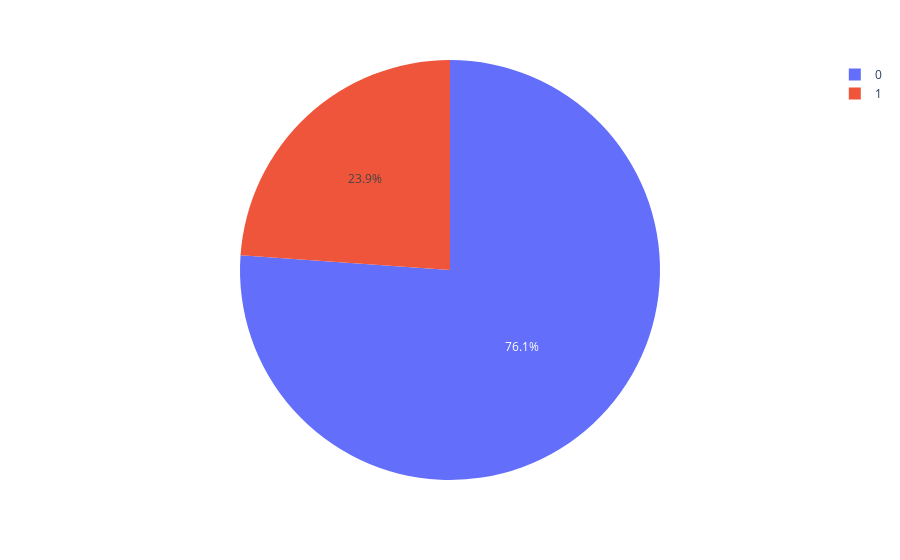

The notebook cell this image was saved under:
### Code cell
fig = px.pie(Y_train, names="LoanApproved")
fig.show()

### Figure 1 — Plotly figure (JSON) as saved in the notebook; plotly's stock layout.template omitted (floating-point values rounded to 4 significant figures; data arrays with more than 128 entries replaced by an {"elided": "..."} marker saying what was removed)
{"data": [{"domain": {"x": [0, 1], "y": [0, 1]}, "hovertemplate": "LoanApproved=%{label}<extra></extra>", "labels": {"elided": "16000 int values"}, "legendgroup": "", "name": "", "showlegend": true, "type": "pie"}], "layout": {"legend": {"tracegroupgap": 0}, "margin": {"t": 60}}}
